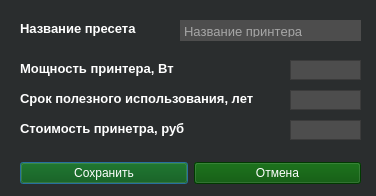
<?xml version="1.0" encoding="UTF-8"?>
<ui version="4.0">
 <class>AddPrinter</class>
 <widget class="QDialog" name="AddPrinter">
<property name="styleSheet">
  <string notr="true">
    background-color: rgb(42, 45, 46);
    color: white; 
  </string>
</property>
  <property name="geometry">
   <rect>
    <x>0</x>
    <y>0</y>
    <width>376</width>
    <height>196</height>
   </rect>
  </property>
  <property name="windowTitle">
   <string>Добавление принтера</string>
  </property>
  <property name="windowIcon">
   <iconset>
    <normaloff>img/logo-1.png</normaloff>img/logo-1.png</iconset>
  </property>
  <widget class="QWidget" name="layoutWidget">
   <property name="geometry">
    <rect>
     <x>20</x>
     <y>160</y>
     <width>341</width>
     <height>27</height>
    </rect>
   </property>
   <layout class="QHBoxLayout" name="horizontalLayout">
    <item>
     <widget class="QPushButton" name="pushButton">
      <property name="styleSheet">
       <string notr="true">background-color: rgb(0, 80, 0);</string>
      </property>
      <property name="text">
       <string>Сохранить</string>
      </property>
     </widget>
    </item>
    <item>
     <widget class="QPushButton" name="pushButton_2">
      <property name="styleSheet">
       <string notr="true">background-color: rgb(0, 80, 0);</string>
      </property>
      <property name="text">
       <string>Отмена</string>
      </property>
     </widget>
    </item>
   </layout>
  </widget>
  <widget class="QLabel" name="power_printer">
   <property name="geometry">
    <rect>
     <x>20</x>
     <y>90</y>
     <width>261</width>
     <height>17</height>
    </rect>
   </property>
   <property name="font">
    <font>
     <pointsize>10</pointsize>
     <bold>true</bold>
    </font>
   </property>
   <property name="styleSheet">
    <string notr="true">color: rgb(255, 255, 255);</string>
   </property>
   <property name="text">
    <string>Срок полезного использования, лет</string>
   </property>
  </widget>
  <widget class="QPlainTextEdit" name="input_power">
   <property name="geometry">
    <rect>
     <x>290</x>
     <y>90</y>
     <width>71</width>
     <height>20</height>
    </rect>
   </property>
   <property name="sizePolicy">
    <sizepolicy hsizetype="Fixed" vsizetype="Fixed">
     <horstretch>0</horstretch>
     <verstretch>0</verstretch>
    </sizepolicy>
   </property>
   <property name="font">
    <font>
     <pointsize>10</pointsize>
     <bold>true</bold>
     <stylestrategy>PreferAntialias</stylestrategy>
    </font>
   </property>
   <property name="acceptDrops">
    <bool>false</bool>
   </property>
   <property name="toolTipDuration">
    <number>0</number>
   </property>
   <property name="whatsThis">
    <string/>
   </property>
   <property name="autoFillBackground">
    <bool>false</bool>
   </property>
   <property name="styleSheet">
    <string notr="true">background-color: rgb(77, 77, 77);</string>
   </property>
   <property name="inputMethodHints">
    <set>Qt::ImhDigitsOnly</set>
   </property>
   <property name="lineWidth">
    <number>0</number>
   </property>
   <property name="verticalScrollBarPolicy">
    <enum>Qt::ScrollBarAlwaysOff</enum>
   </property>
   <property name="horizontalScrollBarPolicy">
    <enum>Qt::ScrollBarAsNeeded</enum>
   </property>
   <property name="undoRedoEnabled">
    <bool>false</bool>
   </property>
   <property name="lineWrapMode">
    <enum>QPlainTextEdit::NoWrap</enum>
   </property>
   <property name="plainText">
    <string notr="true"/>
   </property>
   <property name="tabStopDistance">
    <double>80.000000000000000</double>
   </property>
   <property name="maximumBlockCount">
    <number>3</number>
   </property>
   <property name="centerOnScroll">
    <bool>false</bool>
   </property>
   <property name="placeholderText">
    <string notr="true">0</string>
   </property>
  </widget>
  <widget class="QLabel" name="power_printer_2">
   <property name="geometry">
    <rect>
     <x>20</x>
     <y>120</y>
     <width>181</width>
     <height>17</height>
    </rect>
   </property>
   <property name="font">
    <font>
     <pointsize>10</pointsize>
     <bold>true</bold>
    </font>
   </property>
   <property name="styleSheet">
    <string notr="true">color: rgb(255, 255, 255);</string>
   </property>
   <property name="text">
    <string>Стоимость принетра, руб</string>
   </property>
  </widget>
  <widget class="QPlainTextEdit" name="input_power_2">
   <property name="geometry">
    <rect>
     <x>290</x>
     <y>120</y>
     <width>71</width>
     <height>20</height>
    </rect>
   </property>
   <property name="sizePolicy">
    <sizepolicy hsizetype="Fixed" vsizetype="Fixed">
     <horstretch>0</horstretch>
     <verstretch>0</verstretch>
    </sizepolicy>
   </property>
   <property name="font">
    <font>
     <pointsize>10</pointsize>
     <bold>true</bold>
     <stylestrategy>PreferAntialias</stylestrategy>
    </font>
   </property>
   <property name="acceptDrops">
    <bool>false</bool>
   </property>
   <property name="toolTipDuration">
    <number>0</number>
   </property>
   <property name="whatsThis">
    <string/>
   </property>
   <property name="autoFillBackground">
    <bool>false</bool>
   </property>
   <property name="styleSheet">
    <string notr="true">background-color: rgb(77, 77, 77);</string>
   </property>
   <property name="inputMethodHints">
    <set>Qt::ImhDigitsOnly</set>
   </property>
   <property name="lineWidth">
    <number>0</number>
   </property>
   <property name="verticalScrollBarPolicy">
    <enum>Qt::ScrollBarAlwaysOff</enum>
   </property>
   <property name="horizontalScrollBarPolicy">
    <enum>Qt::ScrollBarAsNeeded</enum>
   </property>
   <property name="undoRedoEnabled">
    <bool>false</bool>
   </property>
   <property name="lineWrapMode">
    <enum>QPlainTextEdit::NoWrap</enum>
   </property>
   <property name="plainText">
    <string notr="true"/>
   </property>
   <property name="tabStopDistance">
    <double>80.000000000000000</double>
   </property>
   <property name="maximumBlockCount">
    <number>3</number>
   </property>
   <property name="centerOnScroll">
    <bool>false</bool>
   </property>
   <property name="placeholderText">
    <string notr="true">0</string>
   </property>
  </widget>
  <widget class="QLabel" name="power_printer_3">
   <property name="geometry">
    <rect>
     <x>20</x>
     <y>60</y>
     <width>181</width>
     <height>17</height>
    </rect>
   </property>
   <property name="font">
    <font>
     <pointsize>10</pointsize>
     <bold>true</bold>
    </font>
   </property>
   <property name="styleSheet">
    <string notr="true">color: rgb(255, 255, 255);</string>
   </property>
   <property name="text">
    <string>Мощность принтера, Вт</string>
   </property>
  </widget>
  <widget class="QPlainTextEdit" name="input_power_3">
   <property name="geometry">
    <rect>
     <x>290</x>
     <y>60</y>
     <width>71</width>
     <height>20</height>
    </rect>
   </property>
   <property name="sizePolicy">
    <sizepolicy hsizetype="Fixed" vsizetype="Fixed">
     <horstretch>0</horstretch>
     <verstretch>0</verstretch>
    </sizepolicy>
   </property>
   <property name="font">
    <font>
     <pointsize>10</pointsize>
     <bold>true</bold>
     <stylestrategy>PreferAntialias</stylestrategy>
    </font>
   </property>
   <property name="acceptDrops">
    <bool>false</bool>
   </property>
   <property name="toolTipDuration">
    <number>0</number>
   </property>
   <property name="whatsThis">
    <string/>
   </property>
   <property name="autoFillBackground">
    <bool>false</bool>
   </property>
   <property name="styleSheet">
    <string notr="true">background-color: rgb(77, 77, 77);</string>
   </property>
   <property name="inputMethodHints">
    <set>Qt::ImhDigitsOnly</set>
   </property>
   <property name="lineWidth">
    <number>0</number>
   </property>
   <property name="verticalScrollBarPolicy">
    <enum>Qt::ScrollBarAlwaysOff</enum>
   </property>
   <property name="horizontalScrollBarPolicy">
    <enum>Qt::ScrollBarAsNeeded</enum>
   </property>
   <property name="undoRedoEnabled">
    <bool>false</bool>
   </property>
   <property name="lineWrapMode">
    <enum>QPlainTextEdit::NoWrap</enum>
   </property>
   <property name="plainText">
    <string notr="true"/>
   </property>
   <property name="tabStopDistance">
    <double>80.000000000000000</double>
   </property>
   <property name="maximumBlockCount">
    <number>3</number>
   </property>
   <property name="centerOnScroll">
    <bool>false</bool>
   </property>
   <property name="placeholderText">
    <string notr="true">0</string>
   </property>
  </widget>
  <widget class="QLabel" name="power_printer_4">
   <property name="geometry">
    <rect>
     <x>20</x>
     <y>20</y>
     <width>181</width>
     <height>17</height>
    </rect>
   </property>
   <property name="font">
    <font>
     <pointsize>10</pointsize>
     <bold>true</bold>
    </font>
   </property>
   <property name="styleSheet">
    <string notr="true">color: rgb(255, 255, 255);</string>
   </property>
   <property name="text">
    <string>Название пресета</string>
   </property>
  </widget>
  <widget class="QTextEdit" name="textEdit">
   <property name="enabled">
    <bool>true</bool>
   </property>
   <property name="geometry">
    <rect>
     <x>180</x>
     <y>20</y>
     <width>181</width>
     <height>21</height>
    </rect>
   </property>
   <property name="font">
    <font>
     <pointsize>10</pointsize>
     <stylestrategy>PreferAntialias</stylestrategy>
     <kerning>false</kerning>
    </font>
   </property>
   <property name="tabletTracking">
    <bool>false</bool>
   </property>
   <property name="acceptDrops">
    <bool>true</bool>
   </property>
   <property name="styleSheet">
    <string notr="true">background-color: rgb(77, 77, 77);</string>
   </property>
   <property name="frameShape">
    <enum>QFrame::NoFrame</enum>
   </property>
   <property name="frameShadow">
    <enum>QFrame::Sunken</enum>
   </property>
   <property name="verticalScrollBarPolicy">
    <enum>Qt::ScrollBarAlwaysOff</enum>
   </property>
   <property name="horizontalScrollBarPolicy">
    <enum>Qt::ScrollBarAlwaysOff</enum>
   </property>
   <property name="autoFormatting">
    <set>QTextEdit::AutoBulletList</set>
   </property>
   <property name="tabChangesFocus">
    <bool>true</bool>
   </property>
   <property name="documentTitle">
    <string notr="true"/>
   </property>
   <property name="undoRedoEnabled">
    <bool>false</bool>
   </property>
   <property name="lineWrapMode">
    <enum>QTextEdit::WidgetWidth</enum>
   </property>
   <property name="markdown">
    <string/>
   </property>
   <property name="acceptRichText">
    <bool>false</bool>
   </property>
   <property name="cursorWidth">
    <number>1</number>
   </property>
   <property name="textInteractionFlags">
    <set>Qt::TextEditorInteraction</set>
   </property>
   <property name="placeholderText">
    <string>Название принтера</string>
   </property>
  </widget>
 </widget>
 <resources/>
 <connections/>
</ui>
